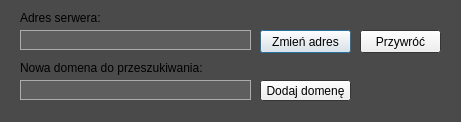
<?xml version="1.0" encoding="UTF-8"?>
<ui version="4.0">
 <class>SettingsDialog</class>
 <widget class="QDialog" name="SettingsDialog">
  <property name="geometry">
   <rect>
    <x>0</x>
    <y>0</y>
    <width>461</width>
    <height>122</height>
   </rect>
  </property>
  <property name="minimumSize">
   <size>
    <width>461</width>
    <height>122</height>
   </size>
  </property>
  <property name="maximumSize">
   <size>
    <width>461</width>
    <height>122</height>
   </size>
  </property>
  <property name="palette">
   <palette>
    <active>
     <colorrole role="Base">
      <brush brushstyle="SolidPattern">
       <color alpha="255">
        <red>255</red>
        <green>255</green>
        <blue>255</blue>
       </color>
      </brush>
     </colorrole>
     <colorrole role="Window">
      <brush brushstyle="SolidPattern">
       <color alpha="255">
        <red>74</red>
        <green>74</green>
        <blue>74</blue>
       </color>
      </brush>
     </colorrole>
    </active>
    <inactive>
     <colorrole role="Base">
      <brush brushstyle="SolidPattern">
       <color alpha="255">
        <red>255</red>
        <green>255</green>
        <blue>255</blue>
       </color>
      </brush>
     </colorrole>
     <colorrole role="Window">
      <brush brushstyle="SolidPattern">
       <color alpha="255">
        <red>74</red>
        <green>74</green>
        <blue>74</blue>
       </color>
      </brush>
     </colorrole>
    </inactive>
    <disabled>
     <colorrole role="Base">
      <brush brushstyle="SolidPattern">
       <color alpha="255">
        <red>74</red>
        <green>74</green>
        <blue>74</blue>
       </color>
      </brush>
     </colorrole>
     <colorrole role="Window">
      <brush brushstyle="SolidPattern">
       <color alpha="255">
        <red>74</red>
        <green>74</green>
        <blue>74</blue>
       </color>
      </brush>
     </colorrole>
    </disabled>
   </palette>
  </property>
  <property name="windowTitle">
   <string>Opcje</string>
  </property>
  <property name="whatsThis">
   <string/>
  </property>
  <widget class="QPushButton" name="changeAddress_btn">
   <property name="geometry">
    <rect>
     <x>260</x>
     <y>30</y>
     <width>91</width>
     <height>23</height>
    </rect>
   </property>
   <property name="styleSheet">
    <string notr="true"/>
   </property>
   <property name="text">
    <string>Zmień adres</string>
   </property>
  </widget>
  <widget class="QPushButton" name="revert_btn">
   <property name="geometry">
    <rect>
     <x>360</x>
     <y>30</y>
     <width>81</width>
     <height>23</height>
    </rect>
   </property>
   <property name="styleSheet">
    <string notr="true"/>
   </property>
   <property name="text">
    <string>Przywróć</string>
   </property>
  </widget>
  <widget class="QPushButton" name="adddomain_btn">
   <property name="geometry">
    <rect>
     <x>260</x>
     <y>80</y>
     <width>91</width>
     <height>21</height>
    </rect>
   </property>
   <property name="styleSheet">
    <string notr="true"/>
   </property>
   <property name="text">
    <string>Dodaj domenę</string>
   </property>
  </widget>
  <widget class="QLineEdit" name="servaddressEdit">
   <property name="geometry">
    <rect>
     <x>20</x>
     <y>30</y>
     <width>231</width>
     <height>20</height>
    </rect>
   </property>
   <property name="palette">
    <palette>
     <active>
      <colorrole role="Button">
       <brush brushstyle="SolidPattern">
        <color alpha="255">
         <red>94</red>
         <green>94</green>
         <blue>94</blue>
        </color>
       </brush>
      </colorrole>
      <colorrole role="Text">
       <brush brushstyle="SolidPattern">
        <color alpha="255">
         <red>255</red>
         <green>255</green>
         <blue>255</blue>
        </color>
       </brush>
      </colorrole>
      <colorrole role="Base">
       <brush brushstyle="SolidPattern">
        <color alpha="255">
         <red>94</red>
         <green>94</green>
         <blue>94</blue>
        </color>
       </brush>
      </colorrole>
      <colorrole role="Window">
       <brush brushstyle="SolidPattern">
        <color alpha="255">
         <red>94</red>
         <green>94</green>
         <blue>94</blue>
        </color>
       </brush>
      </colorrole>
     </active>
     <inactive>
      <colorrole role="Button">
       <brush brushstyle="SolidPattern">
        <color alpha="255">
         <red>94</red>
         <green>94</green>
         <blue>94</blue>
        </color>
       </brush>
      </colorrole>
      <colorrole role="Text">
       <brush brushstyle="SolidPattern">
        <color alpha="255">
         <red>255</red>
         <green>255</green>
         <blue>255</blue>
        </color>
       </brush>
      </colorrole>
      <colorrole role="Base">
       <brush brushstyle="SolidPattern">
        <color alpha="255">
         <red>94</red>
         <green>94</green>
         <blue>94</blue>
        </color>
       </brush>
      </colorrole>
      <colorrole role="Window">
       <brush brushstyle="SolidPattern">
        <color alpha="255">
         <red>94</red>
         <green>94</green>
         <blue>94</blue>
        </color>
       </brush>
      </colorrole>
     </inactive>
     <disabled>
      <colorrole role="Button">
       <brush brushstyle="SolidPattern">
        <color alpha="255">
         <red>94</red>
         <green>94</green>
         <blue>94</blue>
        </color>
       </brush>
      </colorrole>
      <colorrole role="Text">
       <brush brushstyle="SolidPattern">
        <color alpha="255">
         <red>120</red>
         <green>120</green>
         <blue>120</blue>
        </color>
       </brush>
      </colorrole>
      <colorrole role="Base">
       <brush brushstyle="SolidPattern">
        <color alpha="255">
         <red>94</red>
         <green>94</green>
         <blue>94</blue>
        </color>
       </brush>
      </colorrole>
      <colorrole role="Window">
       <brush brushstyle="SolidPattern">
        <color alpha="255">
         <red>94</red>
         <green>94</green>
         <blue>94</blue>
        </color>
       </brush>
      </colorrole>
     </disabled>
    </palette>
   </property>
   <property name="styleSheet">
    <string notr="true">border: 1px solid rgb(172, 172, 172);
background: rgb(94, 94, 94);</string>
   </property>
   <property name="frame">
    <bool>false</bool>
   </property>
  </widget>
  <widget class="QLineEdit" name="newdomainEdit">
   <property name="geometry">
    <rect>
     <x>20</x>
     <y>80</y>
     <width>231</width>
     <height>20</height>
    </rect>
   </property>
   <property name="palette">
    <palette>
     <active>
      <colorrole role="Button">
       <brush brushstyle="SolidPattern">
        <color alpha="255">
         <red>94</red>
         <green>94</green>
         <blue>94</blue>
        </color>
       </brush>
      </colorrole>
      <colorrole role="Light">
       <brush brushstyle="SolidPattern">
        <color alpha="255">
         <red>94</red>
         <green>94</green>
         <blue>94</blue>
        </color>
       </brush>
      </colorrole>
      <colorrole role="Text">
       <brush brushstyle="SolidPattern">
        <color alpha="255">
         <red>255</red>
         <green>255</green>
         <blue>255</blue>
        </color>
       </brush>
      </colorrole>
      <colorrole role="Base">
       <brush brushstyle="SolidPattern">
        <color alpha="255">
         <red>94</red>
         <green>94</green>
         <blue>94</blue>
        </color>
       </brush>
      </colorrole>
      <colorrole role="Window">
       <brush brushstyle="SolidPattern">
        <color alpha="255">
         <red>94</red>
         <green>94</green>
         <blue>94</blue>
        </color>
       </brush>
      </colorrole>
      <colorrole role="AlternateBase">
       <brush brushstyle="SolidPattern">
        <color alpha="255">
         <red>94</red>
         <green>94</green>
         <blue>94</blue>
        </color>
       </brush>
      </colorrole>
     </active>
     <inactive>
      <colorrole role="Button">
       <brush brushstyle="SolidPattern">
        <color alpha="255">
         <red>94</red>
         <green>94</green>
         <blue>94</blue>
        </color>
       </brush>
      </colorrole>
      <colorrole role="Light">
       <brush brushstyle="SolidPattern">
        <color alpha="255">
         <red>94</red>
         <green>94</green>
         <blue>94</blue>
        </color>
       </brush>
      </colorrole>
      <colorrole role="Text">
       <brush brushstyle="SolidPattern">
        <color alpha="255">
         <red>255</red>
         <green>255</green>
         <blue>255</blue>
        </color>
       </brush>
      </colorrole>
      <colorrole role="Base">
       <brush brushstyle="SolidPattern">
        <color alpha="255">
         <red>94</red>
         <green>94</green>
         <blue>94</blue>
        </color>
       </brush>
      </colorrole>
      <colorrole role="Window">
       <brush brushstyle="SolidPattern">
        <color alpha="255">
         <red>94</red>
         <green>94</green>
         <blue>94</blue>
        </color>
       </brush>
      </colorrole>
      <colorrole role="AlternateBase">
       <brush brushstyle="SolidPattern">
        <color alpha="255">
         <red>94</red>
         <green>94</green>
         <blue>94</blue>
        </color>
       </brush>
      </colorrole>
     </inactive>
     <disabled>
      <colorrole role="Button">
       <brush brushstyle="SolidPattern">
        <color alpha="255">
         <red>94</red>
         <green>94</green>
         <blue>94</blue>
        </color>
       </brush>
      </colorrole>
      <colorrole role="Light">
       <brush brushstyle="SolidPattern">
        <color alpha="255">
         <red>94</red>
         <green>94</green>
         <blue>94</blue>
        </color>
       </brush>
      </colorrole>
      <colorrole role="Text">
       <brush brushstyle="SolidPattern">
        <color alpha="255">
         <red>120</red>
         <green>120</green>
         <blue>120</blue>
        </color>
       </brush>
      </colorrole>
      <colorrole role="Base">
       <brush brushstyle="SolidPattern">
        <color alpha="255">
         <red>94</red>
         <green>94</green>
         <blue>94</blue>
        </color>
       </brush>
      </colorrole>
      <colorrole role="Window">
       <brush brushstyle="SolidPattern">
        <color alpha="255">
         <red>94</red>
         <green>94</green>
         <blue>94</blue>
        </color>
       </brush>
      </colorrole>
      <colorrole role="AlternateBase">
       <brush brushstyle="SolidPattern">
        <color alpha="255">
         <red>94</red>
         <green>94</green>
         <blue>94</blue>
        </color>
       </brush>
      </colorrole>
     </disabled>
    </palette>
   </property>
   <property name="styleSheet">
    <string notr="true">border: 1px solid rgb(172, 172, 172);
background: rgb(94, 94, 94);</string>
   </property>
   <property name="frame">
    <bool>false</bool>
   </property>
  </widget>
  <widget class="QLabel" name="label">
   <property name="geometry">
    <rect>
     <x>20</x>
     <y>10</y>
     <width>101</width>
     <height>16</height>
    </rect>
   </property>
   <property name="text">
    <string>Adres serwera:</string>
   </property>
  </widget>
  <widget class="QLabel" name="label_2">
   <property name="geometry">
    <rect>
     <x>20</x>
     <y>60</y>
     <width>211</width>
     <height>16</height>
    </rect>
   </property>
   <property name="text">
    <string>Nowa domena do przeszukiwania:</string>
   </property>
  </widget>
 </widget>
 <resources/>
 <connections/>
</ui>
